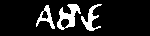
#> input picture Captcha/BW_112.bmp, 150 x 36 px
$ jupyter execute 'Isometric cutting.ipynb'   (shell and % lines are left out)
#> lines starting #> are read from the running program, lines starting #| are printed output that depends on the picture; after the words box and inside, x2 and y2 are one past the last pixel; in counts of white or black regions, pixels touching at a corner belong together
[cell 1]
from PIL import Image

[cell 2]
def get_crop_imgs(img):
    """
    按照图片的特点,进行切割,这个要根据具体的验证码来进行工作. # 见原理图
    :param img:
    :return:
    """
    child_img_list = []
    for i in range(4):
        x = 35 + i * (4 + 6)  # 见原理图
        y = 2
        child_img = img.crop((x, y, x + 20, y + 31))
        child_img_list.append(child_img)
        child_img_list[i].save("E:\%d.jpg" % i)
    return child_img_list

[cell 3]
im=Image.open('BW_112.bmp')
#> im is the input picture: PIL image 150x36 L; 12.2% white; 3 white regions, box (x1, y1, x2, y2) and area: (57, 4, 81, 30) 297, (81, 4, 102, 31) 204, (36, 5, 55, 29) 157

[cell 4]
im1=get_crop_imgs(im)
#> the loop in get_crop_imgs, `for i in range(4):` made 4 passes
#> pass 1, in get_crop_imgs, `child_img = img.crop((x, y, x + 20, y + 31))`:
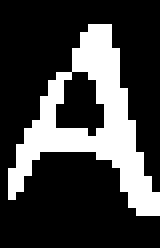
#> child_img: PIL image 20x31 L (shown 8 times larger); 25.3% white; 1 white region, box (x1, y1, x2, y2) and area: (1, 3, 20, 27) 157
#> pass 2, in get_crop_imgs, `child_img = img.crop((x, y, x + 20, y + 31))`:
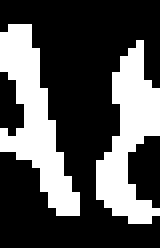
#> child_img: PIL image 20x31 L (shown 8 times larger); 32.3% white; 2 white regions, box (x1, y1, x2, y2) and area: (0, 3, 10, 27) 103, (12, 5, 20, 28) 97
#> pass 3, in get_crop_imgs, `child_img = img.crop((x, y, x + 20, y + 31))`:
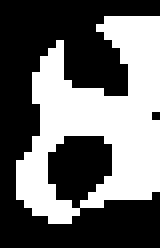
#> child_img: PIL image 20x31 L (shown 8 times larger); 41.9% white; 1 white region, box (x1, y1, x2, y2) and area: (2, 2, 20, 28) 260
#> after the loop in get_crop_imgs, `for i in range(4):`: child_img_list = 4 items
#> im1 = 4 items
